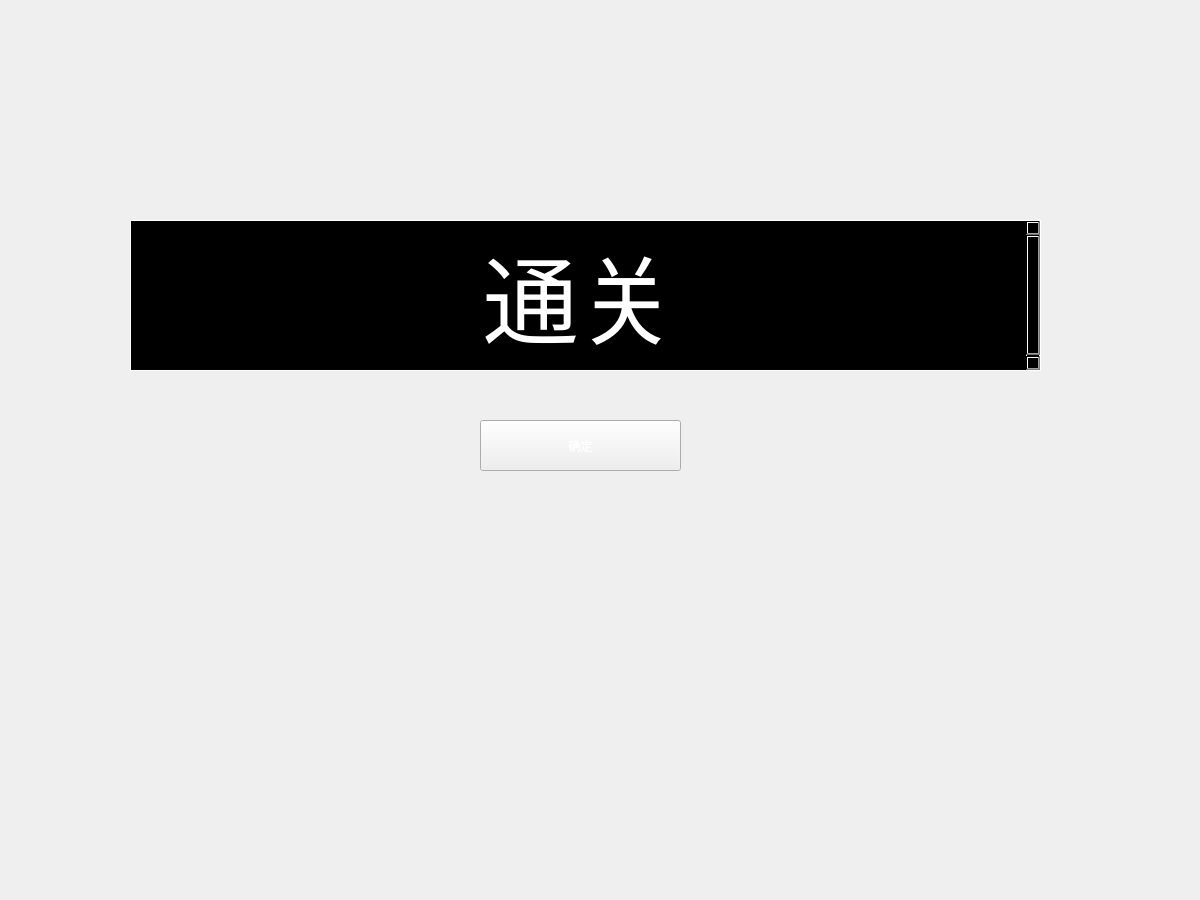
<?xml version="1.0" encoding="UTF-8"?>
<ui version="4.0">
 <class>Pass</class>
 <widget class="QWidget" name="Pass">
  <property name="geometry">
   <rect>
    <x>0</x>
    <y>0</y>
    <width>1200</width>
    <height>900</height>
   </rect>
  </property>
  <property name="windowTitle">
   <string>Form</string>
  </property>
  <widget class="QTextBrowser" name="textBrowser">
   <property name="geometry">
    <rect>
     <x>130</x>
     <y>220</y>
     <width>911</width>
     <height>151</height>
    </rect>
   </property>
   <property name="styleSheet">
    <string notr="true">background-color:rgb(0, 0, 0);
border:1px solid #ffffff;</string>
   </property>
   <property name="html">
    <string>&lt;!DOCTYPE HTML PUBLIC &quot;-//W3C//DTD HTML 4.0//EN&quot; &quot;http://www.w3.org/TR/REC-html40/strict.dtd&quot;&gt;
&lt;html&gt;&lt;head&gt;&lt;meta name=&quot;qrichtext&quot; content=&quot;1&quot; /&gt;&lt;style type=&quot;text/css&quot;&gt;
p, li { white-space: pre-wrap; }
&lt;/style&gt;&lt;/head&gt;&lt;body style=&quot; font-family:'SimSun'; font-size:9pt; font-weight:400; font-style:normal;&quot;&gt;
&lt;p align=&quot;center&quot; style=&quot; margin-top:0px; margin-bottom:0px; margin-left:0px; margin-right:0px; -qt-block-indent:0; text-indent:0px;&quot;&gt;&lt;span style=&quot; font-size:72pt; color:#ffffff;&quot;&gt;通关&lt;/span&gt;&lt;/p&gt;&lt;/body&gt;&lt;/html&gt;</string>
   </property>
  </widget>
  <widget class="QPushButton" name="pushButton">
   <property name="geometry">
    <rect>
     <x>480</x>
     <y>420</y>
     <width>201</width>
     <height>51</height>
    </rect>
   </property>
   <property name="styleSheet">
    <string notr="true">color: rgb(255, 255, 255);
font: 12pt &quot;黑体&quot;;
</string>
   </property>
   <property name="text">
    <string>确定</string>
   </property>
  </widget>
 </widget>
 <resources/>
 <connections/>
</ui>
